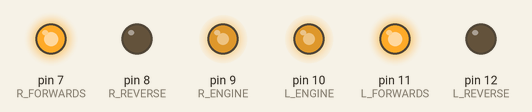
Simulated run of this sketch. Board: Arduino Uno, built with avr-gcc and run on an emulated ATmega328P. On the bench: output pins drawn as LEDs (lit = HIGH).

Above: at 0.1 s.
At 16.8 s:
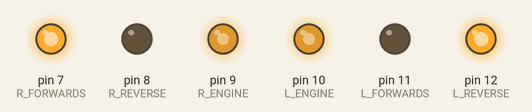
At 26.2 s:
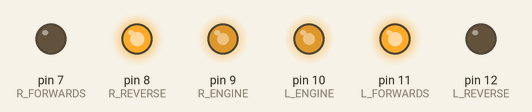
At 36.3 s:
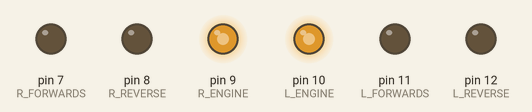
Timing chart, 0 to 37.8 s (numbered marks = the images above):
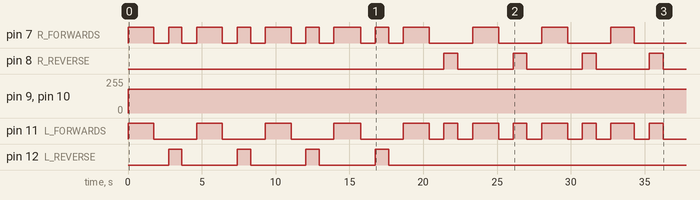

Measured:
- by itself, pin 7 (R_FORWARDS): LOW → HIGH at 0.00 s, → LOW 1.8 s later, → HIGH 1.0 s later, → LOW 0.90 s later, … (24 changes in this stretch)
- by itself, pin 8 (R_REVERSE): LOW → HIGH at 21.4 s, → LOW 0.95 s later, → HIGH 3.8 s later, → LOW 0.93 s later, … (8 changes in this stretch)
- by itself, pin 9 (R_ENGINE), pin 10 (L_ENGINE): 0/255 → 180/255 at 0.00 s
- by itself, pin 11 (L_FORWARDS): repeats every 4.7 s: HIGH 1.8 s, LOW 1.0 s, HIGH 0.95 s, LOW 1.0 s
- by itself, pin 12 (L_REVERSE): alternates HIGH for 0.90 s and LOW for 3.8 s, 8 changes in all, then stays LOW

The sketch:

Story_8.ino
```cpp
const int R_FORWARDS = 7;
const int R_REVERSE = 8;
const int R_ENGINE = 9;
const int L_ENGINE = 10;
const int L_FORWARDS = 11;
const int L_REVERSE = 12;

void setup() {

  pinMode(R_FORWARDS , OUTPUT);
  pinMode(R_REVERSE, OUTPUT);
  pinMode(R_ENGINE, OUTPUT);
  pinMode(L_ENGINE, OUTPUT);
  pinMode(L_FORWARDS, OUTPUT);
  pinMode(L_REVERSE, OUTPUT);

}

void loop() {
  // 1
  digitalWrite(R_FORWARDS , HIGH);
  analogWrite(R_ENGINE, 180);
  analogWrite(L_ENGINE, 180);
  digitalWrite(L_FORWARDS, HIGH);
  delay(1750);

  digitalWrite(R_FORWARDS , LOW);
  digitalWrite(L_FORWARDS, LOW);
  delay(1000);


  digitalWrite(R_FORWARDS ,HIGH);
  analogWrite(R_ENGINE, 180);
  analogWrite(L_ENGINE, 180);
  digitalWrite(L_REVERSE,HIGH);
  delay(900);

  digitalWrite(R_FORWARDS , LOW);
  digitalWrite(L_REVERSE, LOW);
  delay(1000);

  // 2
  digitalWrite(R_FORWARDS , HIGH);
  analogWrite(R_ENGINE, 180);
  analogWrite(L_ENGINE, 180);
  digitalWrite(L_FORWARDS, HIGH);
  delay(1750);

  digitalWrite(R_FORWARDS , LOW);
  digitalWrite(L_FORWARDS, LOW);
  delay(1000);

  digitalWrite(R_FORWARDS ,HIGH);
  analogWrite(R_ENGINE, 180);
  analogWrite(L_ENGINE, 180);
  digitalWrite(L_REVERSE,HIGH);
  delay(900);

  digitalWrite(R_FORWARDS , LOW);
  digitalWrite(L_REVERSE, LOW);
  delay(1000);


  // 3
  digitalWrite(R_FORWARDS , HIGH);
  analogWrite(R_ENGINE, 180);
  analogWrite(L_ENGINE, 180);
  digitalWrite(L_FORWARDS, HIGH);
  delay(1750);

  digitalWrite(R_FORWARDS , LOW);
  digitalWrite(L_FORWARDS, LOW);
  delay(1000);

  digitalWrite(R_FORWARDS ,HIGH);
  analogWrite(R_ENGINE, 180);
  analogWrite(L_ENGINE, 180);
  digitalWrite(L_REVERSE,HIGH);
  delay(900);

  digitalWrite(R_FORWARDS , LOW);
  digitalWrite(L_REVERSE, LOW);
  delay(1000);

  // 4
  digitalWrite(R_FORWARDS , HIGH);
  analogWrite(R_ENGINE, 180);
  analogWrite(L_ENGINE, 180);
  digitalWrite(L_FORWARDS, HIGH);
  delay(1800);

  digitalWrite(R_FORWARDS , LOW);
  digitalWrite(L_FORWARDS, LOW);
  delay(1000);

  digitalWrite(R_FORWARDS ,HIGH);
  analogWrite(R_ENGINE, 180);
  analogWrite(L_ENGINE, 180);
  digitalWrite(L_REVERSE,HIGH);
  delay(900);

  digitalWrite(R_FORWARDS , LOW);
  digitalWrite(L_REVERSE, LOW);
  delay(1000);

  // opposite 5 *******************
  // ******************************

  digitalWrite(R_FORWARDS , HIGH);
  analogWrite(R_ENGINE, 180);
  analogWrite(L_ENGINE, 180);
  digitalWrite(L_FORWARDS, HIGH);
  delay(1750);

  digitalWrite(R_FORWARDS , LOW);
  digitalWrite(L_FORWARDS, LOW);
  delay(1000);


  digitalWrite(R_REVERSE ,HIGH);
  analogWrite(R_ENGINE, 180);
  analogWrite(L_ENGINE, 180);
  digitalWrite(L_FORWARDS,HIGH);
  delay(950);

  digitalWrite(R_REVERSE , LOW);
  digitalWrite(L_FORWARDS, LOW);
  delay(1000);

  // 6
  digitalWrite(R_FORWARDS , HIGH);
  analogWrite(R_ENGINE, 180);
  analogWrite(L_ENGINE, 180);
  digitalWrite(L_FORWARDS, HIGH);
  delay(1750);

  digitalWrite(R_FORWARDS , LOW);
  digitalWrite(L_FORWARDS, LOW);
  delay(1000);

  digitalWrite(R_REVERSE ,HIGH);
  analogWrite(R_ENGINE, 180);
  analogWrite(L_ENGINE, 180);
  digitalWrite(L_FORWARDS,HIGH);
  delay(925);

  digitalWrite(R_REVERSE, LOW);
  digitalWrite(L_FORWARDS, LOW);
  delay(1000);


  // 7
  digitalWrite(R_FORWARDS , HIGH);
  analogWrite(R_ENGINE, 180);
  analogWrite(L_ENGINE, 180);
  digitalWrite(L_FORWARDS, HIGH);
  delay(1750);

  digitalWrite(R_FORWARDS , LOW);
  digitalWrite(L_FORWARDS, LOW);
  delay(1000);

  digitalWrite(R_REVERSE ,HIGH);
  analogWrite(R_ENGINE, 180);
  analogWrite(L_ENGINE, 180);
  digitalWrite(L_FORWARDS,HIGH);
  delay(935);

  digitalWrite(R_REVERSE, LOW);
  digitalWrite(L_FORWARDS, LOW);
  delay(1000);

  // 8
  digitalWrite(R_FORWARDS , HIGH);
  analogWrite(R_ENGINE, 180);
  analogWrite(L_ENGINE, 180);
  digitalWrite(L_FORWARDS, HIGH);
  delay(1600);

  digitalWrite(R_FORWARDS , LOW);
  digitalWrite(L_FORWARDS, LOW);
  delay(1000);

  digitalWrite(R_REVERSE,HIGH);
  analogWrite(R_ENGINE, 180);
  analogWrite(L_ENGINE, 180);
  digitalWrite(L_FORWARDS,HIGH);
  delay(950);

  digitalWrite(R_REVERSE, LOW);
  digitalWrite(L_FORWARDS, LOW);
  delay(100000000);


 }
```
